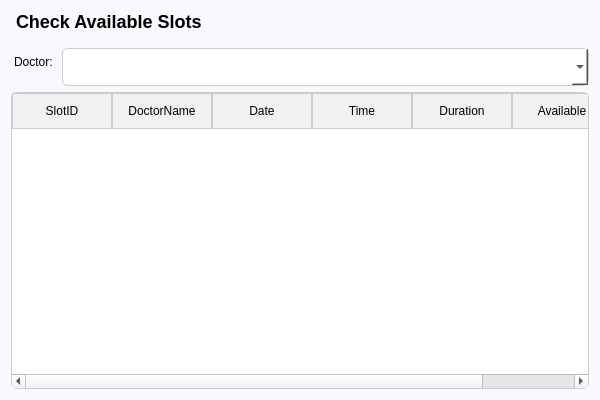
<?xml version="1.0" encoding="UTF-8"?>
<ui version="4.0">
 <class>AvailableSlots</class>
 <widget class="QDialog" name="AvailableSlots">
  <property name="geometry">
   <rect>
    <x>0</x>
    <y>0</y>
    <width>600</width>
    <height>400</height>
   </rect>
  </property>
  <property name="windowTitle">
   <string>Check Available Slots</string>
  </property>
  <property name="styleSheet">
   <string notr="true">
    QDialog {
        background-color: #f7f9fc;
        font-family: 'Arial', sans-serif;
        font-size: 14px;
        padding: 20px;
        border-radius: 8px;
    }

    QLabel {
        color: #000;
        margin-bottom: 10px;
    }

    QComboBox {
        padding: 10px;
        border: 1px solid #ccc;
        border-radius: 6px;
        background-color: #ffffff;
        color: #000;
    }

    QComboBox:focus {
        border-color: #007acc;
        box-shadow: 0 0 5px rgba(0, 122, 204, 0.5);
    }

    QTableWidget {
        border: 1px solid #ccc;
        border-radius: 6px;
        background-color: #ffffff;
        color: #000;
    }

    QTableWidget::item {
        padding: 10px;
    }

    QTableWidget::item:selected {
        background-color: #007acc;
        color: #fff;
    }

    QTableWidget::item:disabled {
        background-color: #d3d3d3;
    }

    QTableWidget QHeaderView::section {
        background-color: #f1f1f1;
        padding: 8px;
        border: 1px solid #ccc;
    }
   </string>
  </property>
  <layout class="QVBoxLayout" name="verticalLayout">
   <item>
    <layout class="QHBoxLayout" name="headerLayout">
     <item>
      <widget class="QLabel" name="titleLabel">
       <property name="styleSheet">
        <string notr="true">
         QLabel {
             font-size: 18px;
             font-weight: bold;
         }
        </string>
       </property>
       <property name="text">
        <string>Check Available Slots</string>
       </property>
      </widget>
     </item>
    </layout>
   </item>
   <item>
    <layout class="QFormLayout" name="formLayout">
     <item row="0" column="0">
      <widget class="QLabel" name="labelDoctor">
       <property name="text">
        <string>Doctor:</string>
       </property>
      </widget>
     </item>
     <item row="0" column="1">
      <widget class="QComboBox" name="comboBoxDoctor"/>
     </item>
    </layout>
   </item>
   <item>
    <widget class="QTableWidget" name="tableWidgetSlots">
     <column>
      <property name="text">
       <string>SlotID</string>
      </property>
     </column>
     <column>
      <property name="text">
       <string>DoctorName</string>
      </property>
     </column>
     <column>
      <property name="text">
       <string>Date</string>
      </property>
     </column>
     <column>
      <property name="text">
       <string>Time</string>
      </property>
     </column>
     <column>
      <property name="text">
       <string>Duration</string>
      </property>
     </column>
     <column>
      <property name="text">
       <string>Available</string>
      </property>
     </column>
    </widget>
   </item>
  </layout>
 </widget>
 <resources/>
 <connections/>
</ui>
